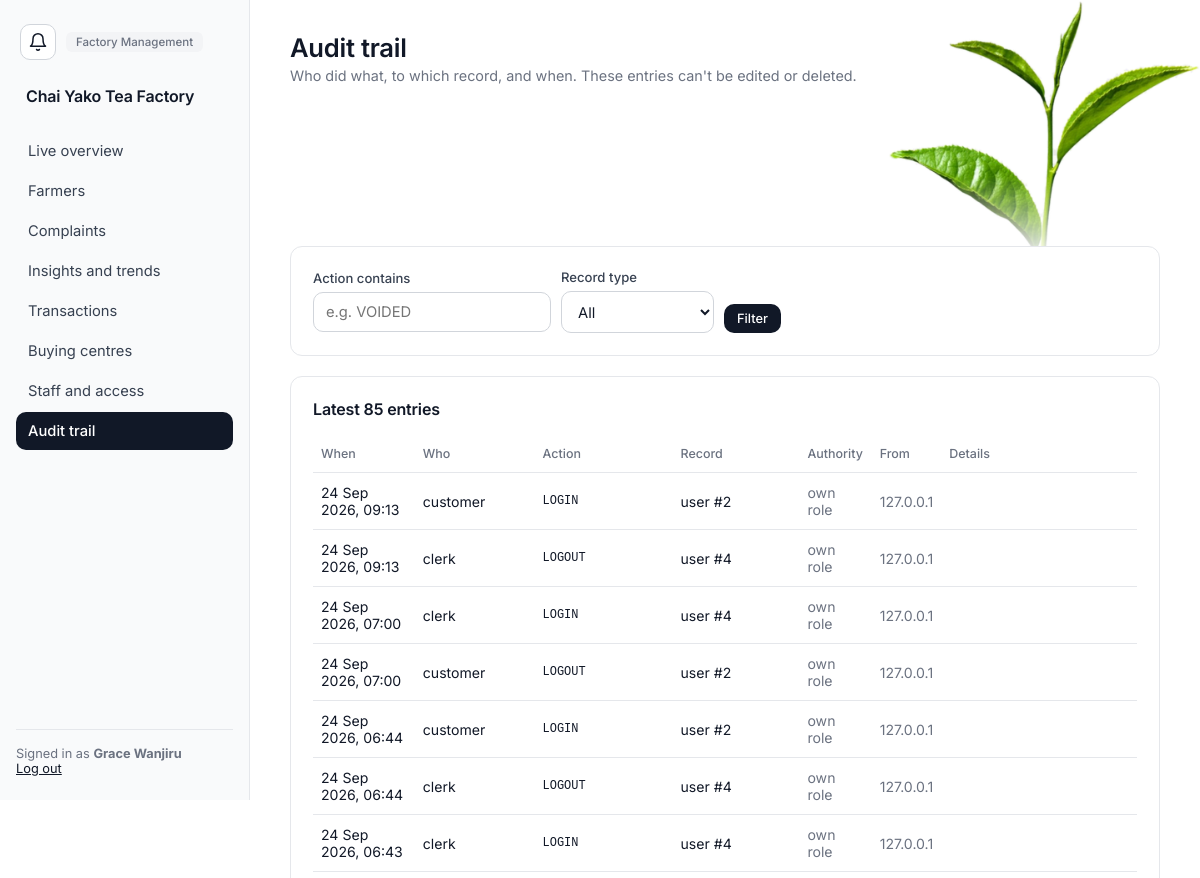
Before: /management/audit (signed in, upper part) with the older database file.
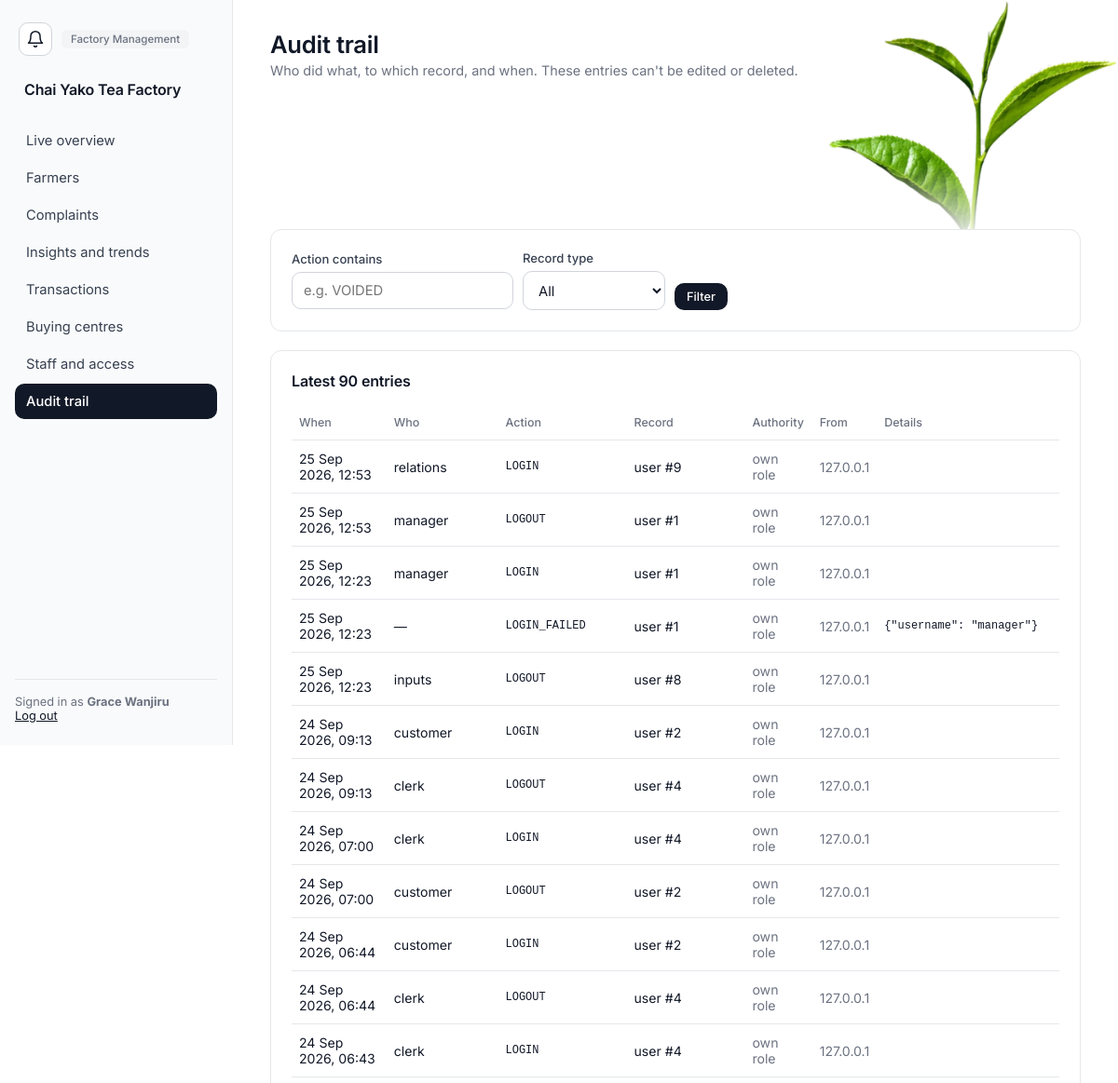
After: the same page with the newer database file.
### app/models.py (models this page shows, shortened)
class Department(db.Model):
    __tablename__ = "departments"
    id = db.Column(db.Integer, primary_key=True)
    name = db.Column(db.String(100), unique=True, nullable=False)
    description = db.Column(db.String(255))
    status = db.Column(db.String(20), nullable=False, default="ACTIVE")
    created_at = db.Column(db.DateTime, nullable=False, default=utcnow)
    updated_at = db.Column(db.DateTime, nullable=False, default=utcnow, onupdate=utcnow)
    employees = db.relationship("Employee", back_populates="department")

class Employee(db.Model):
    __tablename__ = "employees"
    id = db.Column(db.Integer, primary_key=True)
    employee_number = db.Column(db.String(30), unique=True, nullable=False)
    first_name = db.Column(db.String(80), nullable=False)
    last_name = db.Column(db.String(80), nullable=False)
    phone = db.Column(db.String(30))
    email = db.Column(db.String(120))
    department_id = db.Column(db.Integer, db.ForeignKey("departments.id"), nullable=False, index=True)
    status = db.Column(db.String(20), nullable=False, default="ACTIVE")
    created_at = db.Column(db.DateTime, nullable=False, default=utcnow)
    updated_at = db.Column(db.DateTime, nullable=False, default=utcnow, onupdate=utcnow)
    department = db.relationship("Department", back_populates="employees")
    roles = db.relationship("Role", secondary=employee_roles, back_populates="employees")
    user = db.relationship("User", back_populates="employee", uselist=False)
    @property
    def full_name(self):
        return f"{self.first_name} {self.last_name}"

class AuditLog(db.Model):
    __tablename__ = "audit_logs"
    id = db.Column(db.Integer, primary_key=True)
    user_id = db.Column(db.Integer, db.ForeignKey("users.id"))
    action = db.Column(db.String(60), nullable=False)
    entity_type = db.Column(db.String(60))
    entity_id = db.Column(db.Integer)
    old_value = db.Column(db.Text)   # JSON
    new_value = db.Column(db.Text)   # JSON
    delegation_id = db.Column(db.Integer, db.ForeignKey("delegations.id"))
    ip_address = db.Column(db.String(45))
    created_at = db.Column(db.DateTime, nullable=False, default=utcnow)
    user = db.relationship("User")
    delegation = db.relationship("Delegation")
    __table_args__ = (
        db.Index("ix_audit_entity", "entity_type", "entity_id"),
        db.Index("ix_audit_created", "created_at"),
    )

class User(UserMixin, db.Model):
    __tablename__ = "users"
    id = db.Column(db.Integer, primary_key=True)
    employee_id = db.Column(db.Integer, db.ForeignKey("employees.id"), unique=True, nullable=False)
    username = db.Column(db.String(80), unique=True, nullable=False)
    password_hash = db.Column(db.String(255), nullable=False)
    pin_hash = db.Column(db.String(255))
    status = db.Column(db.String(20), nullable=False, default="ACTIVE")
    last_login_at = db.Column(db.DateTime)
    created_at = db.Column(db.DateTime, nullable=False, default=utcnow)
    updated_at = db.Column(db.DateTime, nullable=False, default=utcnow, onupdate=utcnow)
    employee = db.relationship("Employee", back_populates="user")
    @property
    def is_active(self):
        return self.status == "ACTIVE" and self.employee.status == "ACTIVE"
    @property
    def full_name(self):
        return self.employee.full_name
    @property
    def department(self):
        return self.employee.department

### app/management.py (the view)
@management_bp.route("/audit")
@permission_required("VIEW_AUDIT_LOG")
def audit():
    action = request.args.get("action", "").strip().upper()
    entity = request.args.get("entity", "").strip()
    query = AuditLog.query.outerjoin(User, User.id == AuditLog.user_id)
    if action:
        query = query.filter(AuditLog.action.like(f"%{action}%"))
    if entity:
        query = query.filter(AuditLog.entity_type == entity)
    entries = query.order_by(AuditLog.id.desc()).limit(200).all()
    entity_types = [row[0] for row in db.session.query(AuditLog.entity_type).distinct().order_by(AuditLog.entity_type)
                    if row[0]]
    return render_template("management/audit.html", entries=entries, action=action, entity=entity,
                           entity_types=entity_types)

### app/navigation.py (called while the page is built)
def home_endpoint(user):
    for permission, endpoint in _HOME:
        if has_permission(user, permission):
            return endpoint
    return "notices.board"          # an account with no working role still gets somewhere

def nav_items(user):
    allowed = [(endpoint, label) for endpoint, label, rule in _NAV
               if rule(lambda name: has_permission(user, name))]
    home = home_endpoint(user)
    allowed.sort(key=lambda item: item[0] != home)      # stable: only the home item moves up
    return allowed

def home_url(user):
    return url_for(home_endpoint(user))

### app/permissions.py (called while the page is built)
def role_permission_names(user):
    cache = g.setdefault("_role_permissions", {})
    if user.id not in cache:
        cache[user.id] = {
            permission.name
            for role in user.employee.roles if role.status == "ACTIVE"
            for permission in role.permissions
        }
    return cache[user.id]

def active_delegations(user):
    cache = g.setdefault("_active_delegations", {})
    if user.id not in cache:
        now = utcnow()
        rows = Delegation.query.filter_by(delegate_employee_id=user.employee_id, status="ACTIVE").all()
        cache[user.id] = [
            d for d in rows
            if delegation_is_active(d.status, d.start_at, d.expires_at, d.withdrawn_at, now)
        ]
    return cache[user.id]

def permission_source(user, name):
    if user is None or not getattr(user, "is_authenticated", False):
        return None
    if name in role_permission_names(user):
        return ("role", None)
    for delegation in active_delegations(user):
        if delegation.permission.name == name:
            return ("delegation", delegation.id)
    return None

def has_permission(user, name):
    return permission_source(user, name) is not None

def permission_required(*names):
    assert names, "permission_required() needs at least one permission name"
    def decorator(view):
        @wraps(view)
        @login_required
        def wrapped(*args, **kwargs):
            for name in names:
                source = permission_source(current_user, name)
                if source is not None:
                    g.acting_delegation_id = source[1]
                    return view(*args, **kwargs)
            abort(403)
        return wrapped
    return decorator

### app/timeutil.py (called while the page is built)
def utcnow():
    return datetime.now(timezone.utc).replace(tzinfo=None)

def to_eat(moment):
    return moment + EAT_OFFSET if moment else None

### app/templates/management/audit.html (shortened to what this page needs)
{% extends "layout/base.html" %}
{% block content %}
<div class="topbar">
  <div class="greeting"><h1>Audit trail</h1><p>Who did what, to which record, and when. These entries can't be edited or deleted.</p></div>
</div>
<div class="card mb">
  <form method="GET" class="chart-toolbar" style="margin:0;">
    <div><label>Action contains</label><input type="text" name="action" value="{{ action }}" placeholder="e.g. VOIDED"></div>
    <div><label>Record type</label>
      <select name="entity"><option value="">All</option>
      </select></div>
    <div style="align-self:flex-end;"><button class="btn btn-primary btn-sm" type="submit">Filter</button></div>
  </form>
</div>
<div class="card">
  <div class="card-header"><h3>Latest {{ entries|length }} entries</h3></div>
  <div class="table-scroll">
  <table>
    <thead><tr><th>When</th><th>Who</th><th>Action</th><th>Record</th><th>Authority</th><th>From</th><th>Details</th></tr></thead>
    <tbody>
      {% for e in entries %}
      <tr>
        <td>{{ e.created_at|eat }}</td>
        <td>{{ e.user.username if e.user else '—' }}</td>
        <td class="mono">{{ e.action }}</td>
        <td>{{ e.entity_type or '—' }}{% if e.entity_id %} #{{ e.entity_id }}{% endif %}</td>
        <td>{% if e.delegation_id %}<span class="tag tag-dept">delegation #{{ e.delegation_id }}</span>{% else %}<span class="muted">own role</span>{% endif %}</td>
        <td class="muted">{{ e.ip_address or '' }}</td>
        <td class="mono" style="max-width:340px; word-break:break-word;">{% if e.old_value %}was {{ e.old_value }}<br>{% endif %}{{ e.new_value or '' }}</td>
      </tr>
      {% endfor %}
    </tbody>
  </table>
  </div>
</div>
{% endblock %}

### app/templates/layout/base.html (shortened to what this page needs)
<!DOCTYPE html>
<html lang="en">
<head>
<link rel="stylesheet" href="{{ url_for('static', filename='css/style.css') }}">
</head>
<body>
<div class="app-shell">
  <img class="leaf-corner" src="{{ url_for('static', filename='img/tea-leaf.png') }}" alt="" aria-hidden="true">
  <aside class="sidebar factory" id="sidebar">
    <div class="sidebar-top">
      <a href="{{ url_for('notices.board') }}" class="bell {% if request.endpoint and request.endpoint.startswith('notices.') %}active{% endif %}" aria-label="Notices" title="Notices"><svg viewBox="0 0 24 24" fill="none" stroke="currentColor" stroke-width="1.8" stroke-linecap="round" stroke-linejoin="round" aria-hidden="true"><path d="M18 8A6 6 0 0 0 6 8c0 7-3 9-3 9h18s-3-2-3-9"/><path d="M13.7 21a2 2 0 0 1-3.4 0"/></svg></a>
      <span class="role-badge">{{ current_user.department.name }}</span>
    </div>
    <div class="brand">{{ factory_name }}</div>
    <nav class="sidebar-links">
      {% for endpoint, label in nav_items %}
        <a href="{{ url_for(endpoint) }}" class="nav-link {% if request.endpoint and request.endpoint.startswith(endpoint) %}active{% endif %}">{{ label }}</a>
      {% endfor %}
    </nav>
    <div class="sidebar-footer">
      Signed in as <strong>{{ current_user.full_name }}</strong><br>
      <a href="{{ url_for('auth.logout') }}">Log out</a>
    </div>
  </aside>
  <main class="main-area">
    {% block content %}{% endblock %}
  </main>
</div>
</body>
</html>

Changed rows visible on the page:
added AuditLog: created_at|eat "25 Sep 2026, 12:53", user "relations", action "LOGIN", entity_type "user", entity_id "9", shows "own role", ip_address "127.0.0.1"
added AuditLog: created_at|eat "25 Sep 2026, 12:53", user "manager", action "LOGOUT", entity_type "user", entity_id "1", shows "own role", ip_address "127.0.0.1"
added AuditLog: created_at|eat "25 Sep 2026, 12:23", user "manager", action "LOGIN", entity_type "user", entity_id "1", shows "own role", ip_address "127.0.0.1"
added AuditLog: created_at|eat "25 Sep 2026, 12:23", user "—", action "LOGIN_FAILED", entity_type "user", entity_id "1", shows "own role", ip_address "127.0.0.1", new_value "{\"username\": \"manager\"}"
added AuditLog: created_at|eat "25 Sep 2026, 12:23", user "inputs", action "LOGOUT", entity_type "user", entity_id "8", shows "own role", ip_address "127.0.0.1"
Other visible differences:
{{ entries|length }}: "85" → "90"
